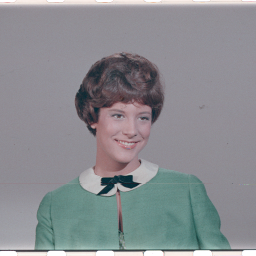
%> input picture Lab3_Image_Processing/lab3_part2/images/4.1.03.tiff, 256 x 256 px; its folder holds only this picture in this run
$ octave lab3day2automator.m   (GNU Octave 9; MATLAB toolbox functions it lacks are replaced by stand-ins)
%> lines starting %> are read from the running program, lines starting %| are printed output that depends on the picture
### Lab3_Image_Processing/lab3_part2/getImgData.m
function [ RGBorig, R, G, B, LABorig, L, a, b, HSVorig ] = getImgData( imgFile )
%> called with imgFile = './images/4.1.03.tiff'
% Gets image file (path) and returns a set of data to be used later for
% image processing.
RGBorig = imread(imgFile);
%> RGBorig is the input picture: size 256x256x3 uint8; mean R, G, B 137.6, 140, 144
R = RGBorig(:,:,1);
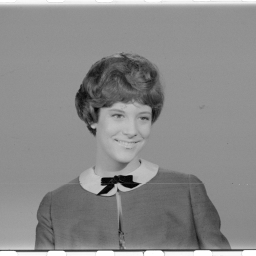
%> R: size 256x256 uint8; min 1, max 255, mean 137.6
G = RGBorig(:,:,2);
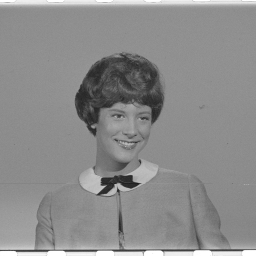
%> G: size 256x256 uint8; min 28, max 255, mean 140
B = RGBorig(:,:,3);
[L, a, b] = rgb2lab(RGBorig);
LABorig = cat(3, L, a, b);
HSVorig = rgb2hsv(double(RGBorig)./255);  % [0, 255] scaled to [0, 1]
end

### Lab3_Image_Processing/lab3_part2/rgb2lab.m
function [L,a,b] = rgb2lab(R,G,B)
%RGB2LAB Convert an image from RGB to CIELAB
%
% function [L, a, b] = RGB2Lab(R, G, B)
% function [L, a, b] = RGB2Lab(I)
% function I = RGB2Lab(...)
%
% RGB2Lab takes red, green, and blue matrices, or a single M x N x 3 image,
% and returns an image in the CIELAB color space.  RGB values can be
% either between 0 and 1 or between 0 and 255.  Values for L are in the
% range [0,100] while a and b are roughly in the range [-110,110].  The
% output is of type double.
%
% This transform is based on ITU-R Recommendation BT.709 using the D65
% white point reference. The error in transforming RGB -> Lab -> RGB is
% approximately 10^-5.
%
% See also LAB2RGB.

% By Mark Ruzon from C code by Yossi Rubner, 23 September 1997.
% Updated for MATLAB 5 28 January 1998.
% Updated for MATLAB 7 30 March 2009.

if nargin == 1
  B = double(R(:,:,3));
%> B: size 256x256 double
  G = double(R(:,:,2));
%> G: size 256x256 double
  R = double(R(:,:,1));
%> R: size 256x256 double
end

if max(max(R)) > 1.0 || max(max(G)) > 1.0 || max(max(B)) > 1.0
  R = double(R) / 255;
  G = double(G) / 255;
  B = double(B) / 255;
end

% Set a threshold
T = 0.008856;

[M, N] = size(R);
%> M = 256; N = 256
s = M * N;
%> s = 65536
RGB = [reshape(R,1,s); reshape(G,1,s); reshape(B,1,s)];

% RGB to XYZ
MAT = [0.412453 0.357580 0.180423;
       0.212671 0.715160 0.072169;
       0.019334 0.119193 0.950227];
XYZ = MAT * RGB;

% Normalize for D65 white point
X = XYZ(1,:) / 0.950456;
Y = XYZ(2,:);
Z = XYZ(3,:) / 1.088754;

XT = X > T;
%> XT = 65536 logical values, 65536 true
YT = Y > T;
%> YT = 65536 logical values, 65536 true
ZT = Z > T;
%> ZT = 65536 logical values, 65536 true

Y3 = Y.^(1/3);

fX = XT .* X.^(1/3) + (~XT) .* (7.787 .* X + 16/116);
fY = YT .* Y3 + (~YT) .* (7.787 .* Y + 16/116);
fZ = ZT .* Z.^(1/3) + (~ZT) .* (7.787 .* Z + 16/116);

L = reshape(YT .* (116 * Y3 - 16.0) + (~YT) .* (903.3 * Y), M, N);
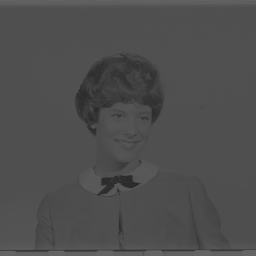
%> L: size 256x256 double; min 39.93, max 100, mean 78.4
a = reshape(500 * (fX - fY), M, N);
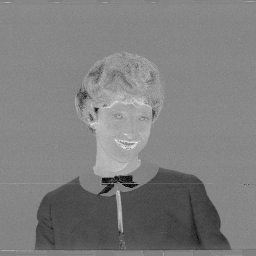
%> a: size 256x256 double; min -21.99, max 21.97, mean -0.2; drawn with min black and max white
b = reshape(200 * (fY - fZ), M, N);
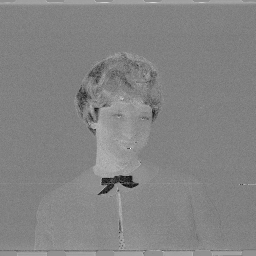
%> b: size 256x256 double; min -17.15, max 12.96, mean -1.53; drawn with min black and max white
%> in getImgData, `LABorig = cat(3, L, a, b);`: LABorig: size 256x256x3 double; mean of channels 1, 2, 3 78.4, -0.2, -1.5
%> in getImgData, `HSVorig = rgb2hsv(double(RGBorig)./255);`: HSVorig: size 256x256x3 double; mean H, S, V 0.675, 0.104, 0.577

if nargout < 2
  L = cat(3,L,a,b);
end

### Lab3_Image_Processing/lab3_part2/powImgDVS.m
function [PowPanel, Icell] = powImgDVS( RGBimg, Vdd )
%> called with Vdd = 15
% Computes power necessary by the OLED panel for displaying the image
scaledRGB = (double(RGBimg)./255);
Icell = 4.251e-05*Vdd*scaledRGB - 3.029e-04*scaledRGB + 3.024e-05;
PowPanel = 0;
IR = Icell(:,:,1);
IG = Icell(:,:,2);
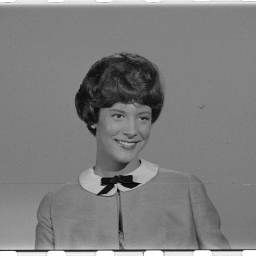
%> IG: size 256x256 double; min 6.7e-05, max 0.000365, mean 0.000214; drawn with min black and max white
IB = Icell(:,:,3);
for i= 1:numel(IR)
    PowPanel = PowPanel + IR(i) + IG(i) + IB(i);
end
%> this loop made 65536 passes
%> PowPanel on passes 1 to 3: 0.00109, 0.00219, 0.00315
%> after the loop, PowPanel = 42.21
PowPanel = PowPanel * Vdd;
%> PowPanel = 633.2

end

### Lab3_Image_Processing/lab3_part2/distortionPercentage.m
function [ distortionPerc] = distortionPercentage( original, new )
% Computes distortion in percentage given two LAB space images
tmp1 = original(:, :, 1);
LABorigin = cat(3, zeros(size(tmp1)), zeros(size(tmp1)), zeros(size(tmp1)));
distNewOriginal = evalDistance(new, original);
distOriginalLABorigin = evalDistance(original, LABorigin);
distortionPerc = (distNewOriginal/distOriginalLABorigin)*100;

end

### Lab3_Image_Processing/lab3_part2/displayed_image.m
function out = displayed_image(I_cell, Vdd, mode)
% call with mode=1 (saturated) for this lab...
SATURATED = 1;
DISTORTED = 2;

p1 =   4.251e-05;
p2 =  -3.029e-04;
p3 =   3.024e-05;
Vdd_org = 15;

I_cell_max = (p1 * Vdd * 1) + (p2 * 1) + p3;
image_RGB_max = (I_cell_max - p3)/(p1*Vdd_org+p2) * 255;

out = round((I_cell - p3)/(p1*Vdd_org+p2) * 255);

if (mode == SATURATED)
    out(find(I_cell > I_cell_max)) = image_RGB_max;

else if (mode == DISTORTED)
        out(find(I_cell > I_cell_max)) ...
        = round(255 - out(find(I_cell > I_cell_max)));

    end
end

out = uint8(out);

end

### Lab3_Image_Processing/lab3_part2/getLAB.m
function [ LABver] = getLAB( RGBimg )
% Returns LAB version of RGB image and its 3 separate channels
R = RGBimg(:,:,1);
G = RGBimg(:,:,2);
B = RGBimg(:,:,3);
[Lchan, achan, bchan] = rgb2lab(RGBimg);
LABver = cat(3, Lchan, achan, bchan);

end

### Lab3_Image_Processing/lab3_part2/evalDistance.m
function [ distance ] = evalDistance( img1, img2 )
% Given two input LAB space images computes the distance b/n them
% Extract channels
L1 = img1(:,:,1);
L2 = img2(:,:,1);
a1 = img1(:,:,2);
a2 = img2(:,:,2);
b1 = img1(:,:,3);
b2 = img2(:,:,3);
distance = 0.0;
for i= 1:numel(L1)
    distance = distance + sqrt((L1(i) - L2(i)).^2+(a1(i) - a2(i)).^2+(b1(i) - b2(i)).^2);
end
end

### Lab3_Image_Processing/lab3_part2/lab3day2automator.m
% Assignment 2, part 1. Assuming only 1 image to be uploaded
DVS_dist_target = 10.0;   % tested with 1.0,  10.0,  15.0
foundVdd = 0.0;
foundBrightB = 0.0;
foundContrB = 0.0;
foundComboB = 0.0;
results = fopen(strcat('resultsDay2Perc', string(DVS_dist_target)), 'w');

% Perform whole analysis on tiff images (standard db)
files = dir('./images/*.tiff');
for file = files'
    foundVdd = 0.0;
    foundBrightB = 0.0;
    foundContrB = 0.0;
    foundComboB = 0.0;
    fprintf(results, 'Filename    PowOrig     PowDVS     PowBrightDVS    PowContrastDVS    PowComboDVS\n');
    [ RGBorig, R, G, B, LABorig, L, a, b, HSVorig ] = getImgData( strcat('./images/' ,file.name) );
    [PowPanelOrig, IcellOrig] = powImgDVS( RGBorig, 15 );
%> PowPanelOrig = 633.2
    for i = 14.975:-0.025:12.0
        %compute power_consumption
        %Apply DVS
        %Compute again power consumption
        % compute distorsion
        [ScaledPow, ScaledIcell] = powImgDVS( RGBorig, i );
        RGBVnew = displayed_image(ScaledIcell, i, 1);
        LABVnew = getLAB( RGBVnew);
%> (the run ends here)
